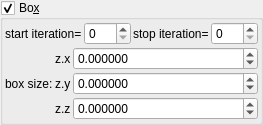
    <widget class="MyGroupBox" name="groupCheck_transf_function_enabledM">
     <property name="title">
      <string>Bo&amp;x</string>
     </property>
     <property name="checkable">
      <bool>true</bool>
     </property>
     <layout class="QVBoxLayout" name="verticalLayout_19" stretch="0,0">
      <property name="spacing">
       <number>2</number>
      </property>
      <property name="leftMargin">
       <number>2</number>
      </property>
      <property name="topMargin">
       <number>2</number>
      </property>
      <property name="rightMargin">
       <number>2</number>
      </property>
      <property name="bottomMargin">
       <number>2</number>
      </property>
      <item>
       <layout class="QHBoxLayout" name="horizontalLayout_7" stretch="0,1,0,1">
        <property name="topMargin">
         <number>0</number>
        </property>
        <item>
         <widget class="QLabel" name="label_80">
          <property name="text">
           <string>start iteration=</string>
          </property>
          <property name="wordWrap">
           <bool>true</bool>
          </property>
         </widget>
        </item>
        <item>
         <widget class="MySpinBox" name="spinboxInt_transf_start_iterations">
          <property name="sizePolicy">
           <sizepolicy hsizetype="Minimum" vsizetype="Maximum">
            <horstretch>0</horstretch>
            <verstretch>0</verstretch>
           </sizepolicy>
          </property>
          <property name="minimum">
           <number>0</number>
          </property>
          <property name="maximum">
           <number>999</number>
          </property>
          <property name="value">
           <number>0</number>
          </property>
         </widget>
        </item>
        <item>
         <widget class="QLabel" name="label_65">
          <property name="text">
           <string>stop iteration=</string>
          </property>
          <property name="wordWrap">
           <bool>true</bool>
          </property>
         </widget>
        </item>
        <item>
         <widget class="MySpinBox" name="spinboxInt_transf_stop_iterations">
          <property name="sizePolicy">
           <sizepolicy hsizetype="Preferred" vsizetype="Maximum">
            <horstretch>0</horstretch>
            <verstretch>0</verstretch>
           </sizepolicy>
          </property>
          <property name="maximum">
           <number>999</number>
          </property>
         </widget>
        </item>
       </layout>
      </item>
      <item>
       <layout class="QGridLayout" name="gridLayout_22" columnstretch="0,0,1">
        <property name="spacing">
         <number>2</number>
        </property>
        <item row="2" column="1">
         <widget class="QLabel" name="label_137">
          <property name="text">
           <string notr="true">z.z</string>
          </property>
         </widget>
        </item>
        <item row="0" column="1">
         <widget class="QLabel" name="label_138">
          <property name="text">
           <string notr="true">z.x</string>
          </property>
         </widget>
        </item>
        <item row="1" column="1">
         <widget class="QLabel" name="label_139">
          <property name="text">
           <string notr="true">z.y</string>
          </property>
         </widget>
        </item>
        <item row="1" column="0">
         <widget class="QLabel" name="label_110">
          <property name="text">
           <string>box size:</string>
          </property>
         </widget>
        </item>
        <item row="0" column="2">
         <widget class="MyDoubleSpinBox" name="spinbox3_transf_addition_constant_111_x">
          <property name="sizePolicy">
           <sizepolicy hsizetype="Minimum" vsizetype="Maximum">
            <horstretch>0</horstretch>
            <verstretch>0</verstretch>
           </sizepolicy>
          </property>
          <property name="prefix">
           <string/>
          </property>
          <property name="suffix">
           <string/>
          </property>
          <property name="decimals">
           <number>6</number>
          </property>
          <property name="minimum">
           <double>-99.989999999999995</double>
          </property>
          <property name="maximum">
           <double>99.989999999999995</double>
          </property>
          <property name="singleStep">
           <double>0.100000000000000</double>
          </property>
         </widget>
        </item>
        <item row="1" column="2">
         <widget class="MyDoubleSpinBox" name="spinbox3_transf_addition_constant_111_y">
          <property name="sizePolicy">
           <sizepolicy hsizetype="Minimum" vsizetype="Maximum">
            <horstretch>0</horstretch>
            <verstretch>0</verstretch>
           </sizepolicy>
          </property>
          <property name="prefix">
           <string/>
          </property>
          <property name="suffix">
           <string/>
          </property>
          <property name="decimals">
           <number>6</number>
          </property>
          <property name="minimum">
           <double>-99.989999999999995</double>
          </property>
          <property name="maximum">
           <double>99.989999999999995</double>
          </property>
          <property name="singleStep">
           <double>0.100000000000000</double>
          </property>
         </widget>
        </item>
        <item row="2" column="2">
         <widget class="MyDoubleSpinBox" name="spinbox3_transf_addition_constant_111_z">
          <property name="sizePolicy">
           <sizepolicy hsizetype="Minimum" vsizetype="Maximum">
            <horstretch>0</horstretch>
            <verstretch>0</verstretch>
           </sizepolicy>
          </property>
          <property name="prefix">
           <string/>
          </property>
          <property name="suffix">
           <string/>
          </property>
          <property name="decimals">
           <number>6</number>
          </property>
          <property name="minimum">
           <double>-99.989999999999995</double>
          </property>
          <property name="maximum">
           <double>99.989999999999995</double>
          </property>
          <property name="singleStep">
           <double>0.100000000000000</double>
          </property>
         </widget>
        </item>
       </layout>
      </item>
     </layout>
    </widget>
